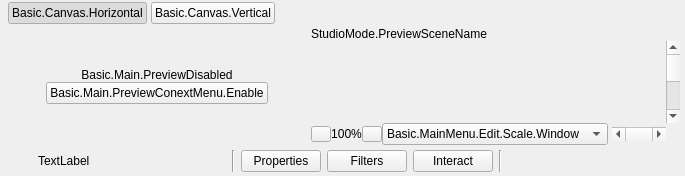
  <widget class="QWidget" name="centralwidget">
   <layout class="QVBoxLayout" name="verticalLayout">
    <property name="spacing">
     <number>0</number>
    </property>
    <property name="leftMargin">
     <number>4</number>
    </property>
    <property name="topMargin">
     <number>0</number>
    </property>
    <property name="rightMargin">
     <number>4</number>
    </property>
    <property name="bottomMargin">
     <number>0</number>
    </property>
    <item>
     <widget class="QWidget" name="canvasToggleBar" native="true">
      <property name="maximumSize">
       <size>
        <width>16777215</width>
        <height>28</height>
       </size>
      </property>
      <layout class="QHBoxLayout" name="canvasToggleLayout">
       <property name="spacing">
        <number>4</number>
       </property>
       <property name="leftMargin">
        <number>4</number>
       </property>
       <property name="topMargin">
        <number>2</number>
       </property>
       <property name="rightMargin">
        <number>4</number>
       </property>
       <property name="bottomMargin">
        <number>2</number>
       </property>
       <item>
        <widget class="QPushButton" name="canvasHorizButton">
         <property name="text">
          <string>Basic.Canvas.Horizontal</string>
         </property>
         <property name="checkable">
          <bool>true</bool>
         </property>
         <property name="checked">
          <bool>true</bool>
         </property>
        </widget>
       </item>
       <item>
        <widget class="QPushButton" name="canvasVertButton">
         <property name="text">
          <string>Basic.Canvas.Vertical</string>
         </property>
         <property name="checkable">
          <bool>true</bool>
         </property>
        </widget>
       </item>
       <item>
        <spacer name="canvasToggleSpacer">
         <property name="orientation">
          <enum>Qt::Horizontal</enum>
         </property>
         <property name="sizeHint" stdset="0">
          <size>
           <width>40</width>
           <height>20</height>
          </size>
         </property>
        </spacer>
       </item>
      </layout>
     </widget>
    </item>
    <item>
     <widget class="QWidget" name="canvasEditor" native="true">
      <layout class="QHBoxLayout" name="previewLayout">
       <property name="spacing">
        <number>2</number>
       </property>
       <property name="leftMargin">
        <number>1</number>
       </property>
       <property name="topMargin">
        <number>1</number>
       </property>
       <property name="rightMargin">
        <number>1</number>
       </property>
       <property name="bottomMargin">
        <number>1</number>
       </property>
       <item>
        <widget class="QFrame" name="previewDisabledWidget">
         <property name="sizePolicy">
          <sizepolicy hsizetype="Expanding" vsizetype="Expanding">
           <horstretch>0</horstretch>
           <verstretch>0</verstretch>
          </sizepolicy>
         </property>
         <layout class="QVBoxLayout" name="verticalLayout_7">
          <property name="spacing">
           <number>0</number>
          </property>
          <property name="leftMargin">
           <number>1</number>
          </property>
          <property name="topMargin">
           <number>1</number>
          </property>
          <property name="rightMargin">
           <number>1</number>
          </property>
          <property name="bottomMargin">
           <number>1</number>
          </property>
          <item>
           <spacer name="verticalSpacer_2">
            <property name="orientation">
             <enum>Qt::Vertical</enum>
            </property>
            <property name="sizeHint" stdset="0">
             <size>
              <width>20</width>
              <height>40</height>
             </size>
            </property>
           </spacer>
          </item>
          <item>
           <widget class="QLabel" name="label">
            <property name="sizePolicy">
             <sizepolicy hsizetype="Preferred" vsizetype="Preferred">
              <horstretch>0</horstretch>
              <verstretch>0</verstretch>
             </sizepolicy>
            </property>
            <property name="text">
             <string>Basic.Main.PreviewDisabled</string>
            </property>
            <property name="alignment">
             <set>Qt::AlignCenter</set>
            </property>
           </widget>
          </item>
          <item>
           <layout class="QHBoxLayout" name="horizontalLayout">
            <item>
             <spacer name="horizontalSpacer_2">
              <property name="orientation">
               <enum>Qt::Horizontal</enum>
              </property>
              <property name="sizeHint" stdset="0">
               <size>
                <width>40</width>
                <height>20</height>
               </size>
              </property>
             </spacer>
            </item>
            <item>
             <widget class="QPushButton" name="enablePreviewButton">
              <property name="text">
               <string>Basic.Main.PreviewConextMenu.Enable</string>
              </property>
             </widget>
            </item>
            <item>
             <spacer name="horizontalSpacer_3">
              <property name="orientation">
               <enum>Qt::Horizontal</enum>
              </property>
              <property name="sizeHint" stdset="0">
               <size>
                <width>40</width>
                <height>20</height>
               </size>
              </property>
             </spacer>
            </item>
           </layout>
          </item>
          <item>
           <spacer name="verticalSpacer_3">
            <property name="orientation">
             <enum>Qt::Vertical</enum>
            </property>
            <property name="sizeHint" stdset="0">
             <size>
              <width>20</width>
              <height>40</height>
             </size>
            </property>
           </spacer>
          </item>
         </layout>
        </widget>
       </item>
       <item>
        <widget class="QWidget" name="previewContainer" native="true">
         <layout class="QVBoxLayout" name="previewTextLayout">
          <property name="spacing">
           <number>0</number>
          </property>
          <property name="leftMargin">
           <number>0</number>
          </property>
          <property name="topMargin">
           <number>0</number>
          </property>
          <property name="rightMargin">
           <number>0</number>
          </property>
          <property name="bottomMargin">
           <number>0</number>
          </property>
          <item>
           <widget class="QLabel" name="previewLabel">
            <property name="sizePolicy">
             <sizepolicy hsizetype="Ignored" vsizetype="Preferred">
              <horstretch>0</horstretch>
              <verstretch>0</verstretch>
             </sizepolicy>
            </property>
            <property name="text">
             <string>StudioMode.PreviewSceneName</string>
            </property>
            <property name="alignment">
             <set>Qt::AlignLeading|Qt::AlignLeft|Qt::AlignVCenter</set>
            </property>
            <property name="class" stdset="0">
             <string>label-preview-title</string>
            </property>
           </widget>
          </item>
          <item>
           <layout class="QGridLayout" name="gridLayout">
            <property name="spacing">
             <number>0</number>
            </property>
            <item row="1" column="0" colspan="2">
             <widget class="OBSBasicPreview" name="preview" native="true">
              <property name="sizePolicy">
               <sizepolicy hsizetype="Expanding" vsizetype="Expanding">
                <horstretch>0</horstretch>
                <verstretch>0</verstretch>
               </sizepolicy>
              </property>
              <property name="minimumSize">
               <size>
                <width>32</width>
                <height>32</height>
               </size>
              </property>
              <property name="focusPolicy">
               <enum>Qt::ClickFocus</enum>
              </property>
              <property name="contextMenuPolicy">
               <enum>Qt::CustomContextMenu</enum>
              </property>
              <addaction name="actionRemoveSource"/>
             </widget>
            </item>
            <item row="2" column="1">
             <widget class="QWidget" name="previewXContainer" native="true">
              <layout class="QHBoxLayout" name="horizontalLayout_7">
               <property name="spacing">
                <number>0</number>
               </property>
               <property name="leftMargin">
                <number>0</number>
               </property>
               <property name="topMargin">
                <number>0</number>
               </property>
               <property name="rightMargin">
                <number>0</number>
               </property>
               <property name="bottomMargin">
                <number>0</number>
               </property>
               <item>
                <widget class="QPushButton" name="previewZoomOutButton">
                 <property name="sizePolicy">
                  <sizepolicy hsizetype="Fixed" vsizetype="Fixed">
                   <horstretch>0</horstretch>
                   <verstretch>0</verstretch>
                  </sizepolicy>
                 </property>
                 <property name="minimumSize">
                  <size>
                   <width>20</width>
                   <height>16</height>
                  </size>
                 </property>
                 <property name="maximumSize">
                  <size>
                   <width>20</width>
                   <height>16</height>
                  </size>
                 </property>
                 <property name="toolTip">
                  <string>Basic.MainMenu.Edit.Scale.ZoomOut</string>
                 </property>
                 <property name="accessibleName">
                  <string>Basic.MainMenu.Edit.Scale.ZoomOut</string>
                 </property>
                 <property name="text">
                  <string/>
                 </property>
                 <property name="icon">
                  <iconset resource="obs.qrc">
                   <normaloff>:/res/images/minus.svg</normaloff>:/res/images/minus.svg</iconset>
                 </property>
                 <property name="iconSize">
                  <size>
                   <width>8</width>
                   <height>8</height>
                  </size>
                 </property>
                 <property name="toolButton" stdset="0">
                  <bool>true</bool>
                 </property>
                 <property name="class" stdset="0">
                  <string>icon-minus</string>
                 </property>
                </widget>
               </item>
               <item>
                <widget class="OBSPreviewScalingLabel" name="previewScalePercent">
                 <property name="text">
                  <string>100%</string>
                 </property>
                 <property name="alignment">
                  <set>Qt::AlignCenter</set>
                 </property>
                </widget>
               </item>
               <item>
                <widget class="QPushButton" name="previewZoomInButton">
                 <property name="sizePolicy">
                  <sizepolicy hsizetype="Fixed" vsizetype="Fixed">
                   <horstretch>0</horstretch>
                   <verstretch>0</verstretch>
                  </sizepolicy>
                 </property>
                 <property name="minimumSize">
                  <size>
                   <width>20</width>
                   <height>16</height>
                  </size>
                 </property>
                 <property name="maximumSize">
                  <size>
                   <width>20</width>
                   <height>16</height>
                  </size>
                 </property>
                 <property name="toolTip">
                  <string>Basic.MainMenu.Edit.Scale.ZoomIn</string>
                 </property>
                 <property name="accessibleName">
                  <string>Basic.MainMenu.Edit.Scale.ZoomIn</string>
                 </property>
                 <property name="text">
                  <string/>
                 </property>
                 <property name="icon">
                  <iconset resource="obs.qrc">
                   <normaloff>:/res/images/plus.svg</normaloff>:/res/images/plus.svg</iconset>
                 </property>
                 <property name="iconSize">
                  <size>
                   <width>8</width>
                   <height>8</height>
                  </size>
                 </property>
                 <property name="toolButton" stdset="0">
                  <bool>true</bool>
                 </property>
                 <property name="class" stdset="0">
                  <string>icon-plus</string>
                 </property>
                </widget>
               </item>
               <item>
                <widget class="OBSPreviewScalingComboBox" name="previewScalingMode">
                 <item>
                  <property name="text">
                   <string>Basic.MainMenu.Edit.Scale.Window</string>
                  </property>
                 </item>
                 <item>
                  <property name="text">
                   <string>Basic.MainMenu.Edit.Scale.Canvas</string>
                  </property>
                 </item>
                </widget>
               </item>
               <item>
                <spacer name="horizontalSpacer_5">
                 <property name="orientation">
                  <enum>Qt::Horizontal</enum>
                 </property>
                 <property name="sizeType">
                  <enum>QSizePolicy::Fixed</enum>
                 </property>
                 <property name="sizeHint" stdset="0">
                  <size>
                   <width>4</width>
                   <height>0</height>
                  </size>
                 </property>
                </spacer>
               </item>
               <item>
                <widget class="QScrollBar" name="previewXScrollBar">
                 <property name="sizePolicy">
                  <sizepolicy hsizetype="MinimumExpanding" vsizetype="Fixed">
                   <horstretch>0</horstretch>
                   <verstretch>0</verstretch>
                  </sizepolicy>
                 </property>
                 <property name="minimum">
                  <number>-200</number>
                 </property>
                 <property name="maximum">
                  <number>200</number>
                 </property>
                 <property name="singleStep">
                  <number>10</number>
                 </property>
                 <property name="pageStep">
                  <number>100</number>
                 </property>
                 <property name="orientation">
                  <enum>Qt::Horizontal</enum>
                 </property>
                </widget>
               </item>
              </layout>
             </widget>
            </item>
            <item row="1" column="2">
             <widget class="QScrollBar" name="previewYScrollBar">
              <property name="orientation">
               <enum>Qt::Vertical</enum>
              </property>
             </widget>
            </item>
           </layout>
          </item>
         </layout>
        </widget>
       </item>
      </layout>
     </widget>
    </item>
    <item>
     <widget class="QFrame" name="contextContainer">
      <property name="sizePolicy">
       <sizepolicy hsizetype="Preferred" vsizetype="Preferred">
        <horstretch>0</horstretch>
        <verstretch>0</verstretch>
       </sizepolicy>
      </property>
      <property name="minimumSize">
       <size>
        <width>0</width>
        <height>0</height>
       </size>
      </property>
      <layout class="QHBoxLayout" name="horizontalLayout9">
       <property name="spacing">
        <number>6</number>
       </property>
       <property name="sizeConstraint">
        <enum>QLayout::SetDefaultConstraint</enum>
       </property>
       <property name="leftMargin">
        <number>6</number>
       </property>
       <property name="topMargin">
        <number>4</number>
       </property>
       <property name="rightMargin">
        <number>6</number>
       </property>
       <property name="bottomMargin">
        <number>4</number>
       </property>
       <item>
        <widget class="QFrame" name="contextSubContainer">
         <property name="sizePolicy">
          <sizepolicy hsizetype="Preferred" vsizetype="Preferred">
           <horstretch>0</horstretch>
           <verstretch>0</verstretch>
          </sizepolicy>
         </property>
         <property name="minimumSize">
          <size>
           <width>0</width>
           <height>0</height>
          </size>
         </property>
         <layout class="QHBoxLayout" name="horizontalLayout_5">
          <property name="spacing">
           <number>6</number>
          </property>
          <property name="leftMargin">
           <number>0</number>
          </property>
          <property name="topMargin">
           <number>0</number>
          </property>
          <property name="rightMargin">
           <number>0</number>
          </property>
          <property name="bottomMargin">
           <number>0</number>
          </property>
          <item>
           <widget class="QLabel" name="contextSourceIcon">
            <property name="sizePolicy">
             <sizepolicy hsizetype="Fixed" vsizetype="Fixed">
              <horstretch>0</horstretch>
              <verstretch>0</verstretch>
             </sizepolicy>
            </property>
            <property name="minimumSize">
             <size>
              <width>22</width>
              <height>22</height>
             </size>
            </property>
            <property name="maximumSize">
             <size>
              <width>22</width>
              <height>22</height>
             </size>
            </property>
            <property name="text">
             <string/>
            </property>
           </widget>
          </item>
          <item>
           <widget class="QLabel" name="contextSourceLabel">
            <property name="sizePolicy">
             <sizepolicy hsizetype="Preferred" vsizetype="Fixed">
              <horstretch>0</horstretch>
              <verstretch>0</verstretch>
             </sizepolicy>
            </property>
            <property name="minimumSize">
             <size>
              <width>160</width>
              <height>22</height>
             </size>
            </property>
            <property name="maximumSize">
             <size>
              <width>160</width>
              <height>22</height>
             </size>
            </property>
            <property name="text">
             <string>TextLabel</string>
            </property>
           </widget>
          </item>
          <item>
           <widget class="QLabel" name="contextSourceIconSpacer">
            <property name="sizePolicy">
             <sizepolicy hsizetype="Fixed" vsizetype="Fixed">
              <horstretch>0</horstretch>
              <verstretch>0</verstretch>
             </sizepolicy>
            </property>
            <property name="minimumSize">
             <size>
              <width>22</width>
              <height>22</height>
             </size>
            </property>
            <property name="maximumSize">
             <size>
              <width>22</width>
              <height>22</height>
             </size>
            </property>
            <property name="text">
             <string/>
            </property>
           </widget>
          </item>
          <item>
           <widget class="Line" name="line_3">
            <property name="orientation">
             <enum>Qt::Vertical</enum>
            </property>
           </widget>
          </item>
          <item>
           <widget class="QPushButton" name="sourcePropertiesButton">
            <property name="sizePolicy">
             <sizepolicy hsizetype="Minimum" vsizetype="Fixed">
              <horstretch>0</horstretch>
              <verstretch>0</verstretch>
             </sizepolicy>
            </property>
            <property name="minimumSize">
             <size>
              <width>0</width>
              <height>22</height>
             </size>
            </property>
            <property name="toolTip">
             <string>SourceProperties</string>
            </property>
            <property name="text">
             <string>Properties</string>
            </property>
            <property name="icon">
             <iconset resource="obs.qrc">
              <normaloff>:/settings/images/settings/general.svg</normaloff>:/settings/images/settings/general.svg</iconset>
            </property>
            <property name="flat">
             <bool>false</bool>
            </property>
           </widget>
          </item>
          <item>
           <widget class="QPushButton" name="sourceFiltersButton">
            <property name="minimumSize">
             <size>
              <width>0</width>
              <height>22</height>
             </size>
            </property>
            <property name="toolTip">
             <string>SourceFilters</string>
            </property>
            <property name="text">
             <string>Filters</string>
            </property>
            <property name="icon">
             <iconset resource="obs.qrc">
              <normaloff>:/res/images/filter.svg</normaloff>:/res/images/filter.svg</iconset>
            </property>
            <property name="flat">
             <bool>false</bool>
            </property>
           </widget>
          </item>
          <item>
           <widget class="QPushButton" name="sourceInteractButton">
            <property name="minimumSize">
             <size>
              <width>0</width>
              <height>22</height>
             </size>
            </property>
            <property name="toolTip">
             <string>Interact</string>
            </property>
            <property name="text">
             <string>Interact</string>
            </property>
            <property name="icon">
             <iconset resource="obs.qrc">
              <normaloff>:/res/images/interact.svg</normaloff>:/res/images/interact.svg</iconset>
            </property>
            <property name="flat">
             <bool>false</bool>
            </property>
            <property name="class" stdset="0">
             <string notr="true">icon-touch</string>
            </property>
           </widget>
          </item>
          <item>
           <widget class="Line" name="line">
            <property name="orientation">
             <enum>Qt::Vertical</enum>
            </property>
           </widget>
          </item>
         </layout>
        </widget>
       </item>
       <item>
        <widget class="QFrame" name="emptySpace">
         <property name="sizePolicy">
          <sizepolicy hsizetype="Expanding" vsizetype="Minimum">
           <horstretch>0</horstretch>
           <verstretch>0</verstretch>
          </sizepolicy>
         </property>
         <property name="minimumSize">
          <size>
           <width>0</width>
           <height>22</height>
          </size>
         </property>
         <layout class="QHBoxLayout" name="horizontalLayout_6">
          <property name="spacing">
           <number>0</number>
          </property>
          <property name="leftMargin">
           <number>0</number>
          </property>
          <property name="topMargin">
           <number>0</number>
          </property>
          <property name="rightMargin">
           <number>0</number>
          </property>
          <property name="bottomMargin">
           <number>0</number>
          </property>
         </layout>
        </widget>
       </item>
      </layout>
     </widget>
    </item>
   </layout>
  </widget>
